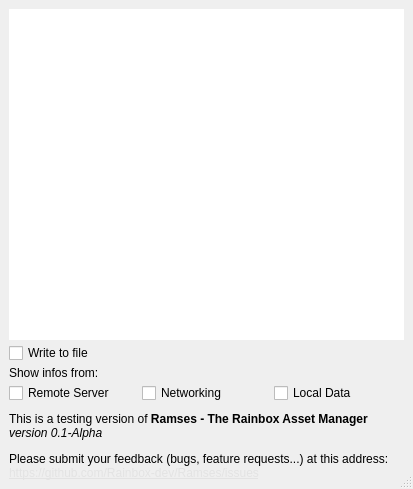
<?xml version="1.0" encoding="UTF-8"?>
<ui version="4.0">
 <class>HelpDialog</class>
 <widget class="QDialog" name="HelpDialog">
  <property name="geometry">
   <rect>
    <x>0</x>
    <y>0</y>
    <width>413</width>
    <height>489</height>
   </rect>
  </property>
  <property name="windowTitle">
   <string>Ramses Help</string>
  </property>
  <property name="sizeGripEnabled">
   <bool>true</bool>
  </property>
  <layout class="QVBoxLayout" name="verticalLayout_3">
   <property name="spacing">
    <number>9</number>
   </property>
   <property name="leftMargin">
    <number>9</number>
   </property>
   <property name="topMargin">
    <number>9</number>
   </property>
   <property name="rightMargin">
    <number>9</number>
   </property>
   <property name="bottomMargin">
    <number>9</number>
   </property>
   <item>
    <widget class="QStackedWidget" name="mainWidget">
     <property name="currentIndex">
      <number>1</number>
     </property>
     <widget class="QWidget" name="page">
      <layout class="QVBoxLayout" name="verticalLayout_2">
       <property name="spacing">
        <number>0</number>
       </property>
       <property name="leftMargin">
        <number>0</number>
       </property>
       <property name="topMargin">
        <number>0</number>
       </property>
       <property name="rightMargin">
        <number>0</number>
       </property>
       <property name="bottomMargin">
        <number>0</number>
       </property>
       <item>
        <widget class="QTabWidget" name="helpTabs">
         <property name="tabPosition">
          <enum>QTabWidget::West</enum>
         </property>
         <property name="currentIndex">
          <number>0</number>
         </property>
         <widget class="QWidget" name="tab">
          <attribute name="title">
           <string>Login</string>
          </attribute>
          <layout class="QVBoxLayout" name="verticalLayout_5">
           <property name="spacing">
            <number>0</number>
           </property>
           <property name="leftMargin">
            <number>0</number>
           </property>
           <property name="topMargin">
            <number>0</number>
           </property>
           <property name="rightMargin">
            <number>0</number>
           </property>
           <property name="bottomMargin">
            <number>0</number>
           </property>
           <item>
            <widget class="QTextBrowser" name="textBrowser_2">
             <property name="frameShape">
              <enum>QFrame::NoFrame</enum>
             </property>
             <property name="html">
              <string>&lt;!DOCTYPE HTML PUBLIC &quot;-//W3C//DTD HTML 4.0//EN&quot; &quot;http://www.w3.org/TR/REC-html40/strict.dtd&quot;&gt;
&lt;html&gt;&lt;head&gt;&lt;meta name=&quot;qrichtext&quot; content=&quot;1&quot; /&gt;&lt;style type=&quot;text/css&quot;&gt;
p, li { white-space: pre-wrap; }
&lt;/style&gt;&lt;/head&gt;&lt;body style=&quot; font-family:'MS Shell Dlg 2'; font-size:8.25pt; font-weight:400; font-style:normal;&quot;&gt;
&lt;p style=&quot; margin-top:0px; margin-bottom:0px; margin-left:0px; margin-right:0px; -qt-block-indent:0; text-indent:0px;&quot;&gt;&lt;span style=&quot; font-size:12pt; font-weight:600;&quot;&gt;Login&lt;/span&gt;&lt;/p&gt;
&lt;p style=&quot;-qt-paragraph-type:empty; margin-top:0px; margin-bottom:0px; margin-left:0px; margin-right:0px; -qt-block-indent:0; text-indent:0px; font-size:12pt; font-weight:600;&quot;&gt;&lt;br /&gt;&lt;/p&gt;
&lt;p style=&quot; margin-top:0px; margin-bottom:0px; margin-left:0px; margin-right:0px; -qt-block-indent:0; text-indent:0px;&quot;&gt;&lt;span style=&quot; font-size:8pt;&quot;&gt;Fill your username and your password in to log in.&lt;/span&gt;&lt;/p&gt;
&lt;p style=&quot;-qt-paragraph-type:empty; margin-top:0px; margin-bottom:0px; margin-left:0px; margin-right:0px; -qt-block-indent:0; text-indent:0px; font-size:8pt;&quot;&gt;&lt;br /&gt;&lt;/p&gt;
&lt;p style=&quot; margin-top:0px; margin-bottom:0px; margin-left:0px; margin-right:0px; -qt-block-indent:0; text-indent:0px;&quot;&gt;&lt;span style=&quot; font-size:8pt;&quot;&gt;If you forgot your password, ask for help from your Ramses administrator.&lt;/span&gt;&lt;/p&gt;
&lt;p style=&quot;-qt-paragraph-type:empty; margin-top:0px; margin-bottom:0px; margin-left:0px; margin-right:0px; -qt-block-indent:0; text-indent:0px; font-size:8pt;&quot;&gt;&lt;br /&gt;&lt;/p&gt;
&lt;p style=&quot; margin-top:0px; margin-bottom:0px; margin-left:0px; margin-right:0px; -qt-block-indent:0; text-indent:0px;&quot;&gt;&lt;span style=&quot; font-size:8pt;&quot;&gt;If you have trouble to log in, please check the  network settings in Ramses, and if everything is correct, check the network settings of your computer and make sure you have access to the Ramses server.&lt;/span&gt;&lt;/p&gt;&lt;/body&gt;&lt;/html&gt;</string>
             </property>
             <property name="openExternalLinks">
              <bool>true</bool>
             </property>
            </widget>
           </item>
          </layout>
         </widget>
         <widget class="QWidget" name="tab_2">
          <attribute name="title">
           <string>Settings</string>
          </attribute>
          <layout class="QVBoxLayout" name="verticalLayout_6">
           <property name="spacing">
            <number>0</number>
           </property>
           <property name="leftMargin">
            <number>0</number>
           </property>
           <property name="topMargin">
            <number>0</number>
           </property>
           <property name="rightMargin">
            <number>0</number>
           </property>
           <property name="bottomMargin">
            <number>0</number>
           </property>
           <item>
            <widget class="QTextBrowser" name="textBrowser_3">
             <property name="frameShape">
              <enum>QFrame::NoFrame</enum>
             </property>
             <property name="html">
              <string>&lt;!DOCTYPE HTML PUBLIC &quot;-//W3C//DTD HTML 4.0//EN&quot; &quot;http://www.w3.org/TR/REC-html40/strict.dtd&quot;&gt;
&lt;html&gt;&lt;head&gt;&lt;meta name=&quot;qrichtext&quot; content=&quot;1&quot; /&gt;&lt;style type=&quot;text/css&quot;&gt;
p, li { white-space: pre-wrap; }
&lt;/style&gt;&lt;/head&gt;&lt;body style=&quot; font-family:'MS Shell Dlg 2'; font-size:8.25pt; font-weight:400; font-style:normal;&quot;&gt;
&lt;p style=&quot; margin-top:0px; margin-bottom:0px; margin-left:0px; margin-right:0px; -qt-block-indent:0; text-indent:0px;&quot;&gt;&lt;span style=&quot; font-size:12pt; font-weight:600;&quot;&gt;Settings&lt;/span&gt;&lt;/p&gt;
&lt;p style=&quot;-qt-paragraph-type:empty; margin-top:0px; margin-bottom:0px; margin-left:0px; margin-right:0px; -qt-block-indent:0; text-indent:0px; font-size:12pt; font-weight:600;&quot;&gt;&lt;br /&gt;&lt;/p&gt;
&lt;p style=&quot; margin-top:0px; margin-bottom:0px; margin-left:0px; margin-right:0px; -qt-block-indent:0; text-indent:0px;&quot;&gt;&lt;span style=&quot; font-size:10pt; font-weight:600;&quot;&gt;Network&lt;/span&gt;&lt;/p&gt;
&lt;p style=&quot;-qt-paragraph-type:empty; margin-top:0px; margin-bottom:0px; margin-left:0px; margin-right:0px; -qt-block-indent:0; text-indent:0px; font-size:12pt; font-weight:600;&quot;&gt;&lt;br /&gt;&lt;/p&gt;
&lt;p style=&quot; margin-top:0px; margin-bottom:0px; margin-left:0px; margin-right:0px; -qt-block-indent:0; text-indent:0px;&quot;&gt;&lt;span style=&quot; font-size:8pt; font-style:italic;&quot;&gt;Server Address&lt;/span&gt;&lt;span style=&quot; font-size:8pt;&quot;&gt;: the http(s) address of the remote Ramses server. It can either be on your local network or on the internet.&lt;/span&gt;&lt;/p&gt;
&lt;p style=&quot; margin-top:0px; margin-bottom:0px; margin-left:0px; margin-right:0px; -qt-block-indent:0; text-indent:0px;&quot;&gt;&lt;span style=&quot; font-size:8pt;&quot;&gt;You can either usean IP ( 192.168.1.25/directory ) or a domain name ( rainboxprod.coop/ramses )&lt;/span&gt;&lt;/p&gt;
&lt;p style=&quot;-qt-paragraph-type:empty; margin-top:0px; margin-bottom:0px; margin-left:0px; margin-right:0px; -qt-block-indent:0; text-indent:0px; font-size:8pt;&quot;&gt;&lt;br /&gt;&lt;/p&gt;
&lt;p style=&quot; margin-top:0px; margin-bottom:0px; margin-left:0px; margin-right:0px; -qt-block-indent:0; text-indent:0px;&quot;&gt;&lt;span style=&quot; font-size:8pt; font-style:italic;&quot;&gt;Secure connexion (SSL)&lt;/span&gt;&lt;span style=&quot; font-size:8pt;&quot;&gt;: wether to use or not a secure connexion with SSL. You should ALWAYS use SSL to connect to a server on the internet.&lt;/span&gt;&lt;/p&gt;
&lt;p style=&quot;-qt-paragraph-type:empty; margin-top:0px; margin-bottom:0px; margin-left:0px; margin-right:0px; -qt-block-indent:0; text-indent:0px; font-size:8pt;&quot;&gt;&lt;br /&gt;&lt;/p&gt;
&lt;p style=&quot; margin-top:0px; margin-bottom:0px; margin-left:0px; margin-right:0px; -qt-block-indent:0; text-indent:0px;&quot;&gt;&lt;span style=&quot; font-size:8pt; font-style:italic;&quot;&gt;Update every XX minutes&lt;/span&gt;&lt;span style=&quot; font-size:8pt;&quot;&gt;: the frequency at which the informations are pulled from the remote server. Default is 10 minutes. &lt;/span&gt;&lt;span style=&quot; font-size:8pt; font-weight:600;&quot;&gt;This setting is not implemented yet and has absolutely no effect.&lt;/span&gt;&lt;/p&gt;
&lt;p style=&quot;-qt-paragraph-type:empty; margin-top:0px; margin-bottom:0px; margin-left:0px; margin-right:0px; -qt-block-indent:0; text-indent:0px; font-size:8pt;&quot;&gt;&lt;br /&gt;&lt;/p&gt;
&lt;p style=&quot; margin-top:0px; margin-bottom:0px; margin-left:0px; margin-right:0px; -qt-block-indent:0; text-indent:0px;&quot;&gt;&lt;span style=&quot; font-size:10pt; font-weight:600;&quot;&gt;Appearance&lt;/span&gt;&lt;/p&gt;
&lt;p style=&quot;-qt-paragraph-type:empty; margin-top:0px; margin-bottom:0px; margin-left:0px; margin-right:0px; -qt-block-indent:0; text-indent:0px; font-size:10pt; font-weight:600;&quot;&gt;&lt;br /&gt;&lt;/p&gt;
&lt;p style=&quot; margin-top:0px; margin-bottom:0px; margin-left:0px; margin-right:0px; -qt-block-indent:0; text-indent:0px;&quot;&gt;&lt;span style=&quot; font-size:8pt; font-style:italic;&quot;&gt;Reload CSS&lt;/span&gt;&lt;span style=&quot; font-size:8pt;&quot;&gt;: this is used for debugging and will be removed in the release version of Ramses. It reloads the CSS used to style the application, in case you make any change while the application is running.&lt;/span&gt;&lt;/p&gt;
&lt;p style=&quot; margin-top:0px; margin-bottom:0px; margin-left:0px; margin-right:0px; -qt-block-indent:0; text-indent:0px;&quot;&gt;&lt;span style=&quot; font-size:8pt;&quot;&gt;Instead of this button, there will be an option to load your own stylesheet, or use the native style of the OS.&lt;/span&gt;&lt;/p&gt;
&lt;p style=&quot;-qt-paragraph-type:empty; margin-top:0px; margin-bottom:0px; margin-left:0px; margin-right:0px; -qt-block-indent:0; text-indent:0px; font-size:8pt;&quot;&gt;&lt;br /&gt;&lt;/p&gt;
&lt;p style=&quot; margin-top:0px; margin-bottom:0px; margin-left:0px; margin-right:0px; -qt-block-indent:0; text-indent:0px;&quot;&gt;&lt;span style=&quot; font-size:10pt; font-weight:600;&quot;&gt;Security&lt;/span&gt;&lt;/p&gt;
&lt;p style=&quot;-qt-paragraph-type:empty; margin-top:0px; margin-bottom:0px; margin-left:0px; margin-right:0px; -qt-block-indent:0; text-indent:0px; font-size:10pt; font-weight:600;&quot;&gt;&lt;br /&gt;&lt;/p&gt;
&lt;p style=&quot; margin-top:0px; margin-bottom:0px; margin-left:0px; margin-right:0px; -qt-block-indent:0; text-indent:0px;&quot;&gt;&lt;span style=&quot; font-size:8pt; font-style:italic;&quot;&gt;Log out after XX minutes&lt;/span&gt;&lt;span style=&quot; font-size:8pt;&quot;&gt;: Setting not implemented yet, currently disabled. This will allow you to adjust the time after wich you are automatically logged out if you do not use Ramses.&lt;/span&gt;&lt;/p&gt;
&lt;p style=&quot; margin-top:0px; margin-bottom:0px; margin-left:0px; margin-right:0px; -qt-block-indent:0; text-indent:0px;&quot;&gt;&lt;span style=&quot; font-size:8pt;&quot;&gt;Note that the server will automatically disconnects you after 11 minutes of inactivity anyway.&lt;/span&gt;&lt;/p&gt;&lt;/body&gt;&lt;/html&gt;</string>
             </property>
             <property name="openExternalLinks">
              <bool>true</bool>
             </property>
            </widget>
           </item>
          </layout>
         </widget>
        </widget>
       </item>
      </layout>
     </widget>
     <widget class="QWidget" name="page_2">
      <layout class="QVBoxLayout" name="verticalLayout">
       <property name="spacing">
        <number>3</number>
       </property>
       <property name="leftMargin">
        <number>0</number>
       </property>
       <property name="topMargin">
        <number>0</number>
       </property>
       <property name="rightMargin">
        <number>0</number>
       </property>
       <property name="bottomMargin">
        <number>0</number>
       </property>
       <item>
        <widget class="QTextBrowser" name="debugText">
         <property name="frameShape">
          <enum>QFrame::NoFrame</enum>
         </property>
         <property name="acceptRichText">
          <bool>false</bool>
         </property>
        </widget>
       </item>
       <item>
        <widget class="QCheckBox" name="fileDebugButton">
         <property name="text">
          <string>Write to file</string>
         </property>
        </widget>
       </item>
       <item>
        <widget class="QLabel" name="label">
         <property name="text">
          <string>Show infos from:</string>
         </property>
        </widget>
       </item>
       <item>
        <layout class="QHBoxLayout" name="horizontalLayout">
         <property name="spacing">
          <number>3</number>
         </property>
         <property name="bottomMargin">
          <number>0</number>
         </property>
         <item>
          <widget class="QCheckBox" name="remoteDebugButton">
           <property name="text">
            <string>Remote Server</string>
           </property>
          </widget>
         </item>
         <item>
          <widget class="QCheckBox" name="networkDebugButton">
           <property name="text">
            <string>Networking</string>
           </property>
          </widget>
         </item>
         <item>
          <widget class="QCheckBox" name="localDebugButton">
           <property name="text">
            <string>Local Data</string>
           </property>
          </widget>
         </item>
        </layout>
       </item>
      </layout>
     </widget>
     <widget class="QWidget" name="page_3">
      <layout class="QVBoxLayout" name="verticalLayout_4">
       <property name="spacing">
        <number>0</number>
       </property>
       <property name="leftMargin">
        <number>0</number>
       </property>
       <property name="topMargin">
        <number>0</number>
       </property>
       <property name="rightMargin">
        <number>0</number>
       </property>
       <property name="bottomMargin">
        <number>0</number>
       </property>
       <item>
        <widget class="QTextBrowser" name="releaseAboutText">
         <property name="frameShape">
          <enum>QFrame::NoFrame</enum>
         </property>
         <property name="readOnly">
          <bool>true</bool>
         </property>
         <property name="html">
          <string>&lt;!DOCTYPE HTML PUBLIC &quot;-//W3C//DTD HTML 4.0//EN&quot; &quot;http://www.w3.org/TR/REC-html40/strict.dtd&quot;&gt;
&lt;html&gt;&lt;head&gt;&lt;meta name=&quot;qrichtext&quot; content=&quot;1&quot; /&gt;&lt;style type=&quot;text/css&quot;&gt;
p, li { white-space: pre-wrap; }
&lt;/style&gt;&lt;/head&gt;&lt;body style=&quot; font-family:'MS Shell Dlg 2'; font-size:8.25pt; font-weight:400; font-style:normal;&quot;&gt;
&lt;p style=&quot; margin-top:12px; margin-bottom:12px; margin-left:0px; margin-right:0px; -qt-block-indent:0; text-indent:0px;&quot;&gt;&lt;span style=&quot; font-size:12pt; font-weight:600;&quot;&gt;Ramses&lt;/span&gt;&lt;span style=&quot; font-size:8pt;&quot;&gt;&lt;br /&gt;&lt;/span&gt;&lt;span style=&quot; font-size:10pt;&quot;&gt;The Rainbox Asset Manager&lt;/span&gt;&lt;span style=&quot; font-size:8pt;&quot;&gt;&lt;br /&gt;&lt;/span&gt;&lt;span style=&quot; font-size:8pt; font-style:italic;&quot;&gt;verion 0.1-Alpha&lt;/span&gt;&lt;/p&gt;
&lt;p style=&quot; margin-top:12px; margin-bottom:12px; margin-left:0px; margin-right:0px; -qt-block-indent:0; text-indent:0px;&quot;&gt;&lt;span style=&quot; font-size:8pt;&quot;&gt;© 2017 Rainbox Productions and Nicolas Dufresne&lt;/span&gt;&lt;/p&gt;
&lt;p style=&quot; margin-top:12px; margin-bottom:12px; margin-left:0px; margin-right:0px; -qt-block-indent:0; text-indent:0px;&quot;&gt;More informations are available on the Rainbox website:&lt;br /&gt;&lt;a href=&quot;https://rainboxprod.coop&quot;&gt;&lt;span style=&quot; font-size:8pt; text-decoration: underline; color:#e3e3e3;&quot;&gt;https://rainboxprod.coop&lt;/span&gt;&lt;/a&gt;&lt;/p&gt;
&lt;p style=&quot; margin-top:12px; margin-bottom:12px; margin-left:0px; margin-right:0px; -qt-block-indent:0; text-indent:0px;&quot;&gt;&lt;span style=&quot; font-size:8pt;&quot;&gt;You can submit your ideas, bug reports, feature request there:&lt;br /&gt;&lt;/span&gt;&lt;a href=&quot;https://github.com/Rainbox-dev/Ramses/issues&quot;&gt;&lt;span style=&quot; font-size:8pt; text-decoration: underline; color:#e3e3e3;&quot;&gt;https://github.com/Rainbox-dev/Ramses/issues&lt;/span&gt;&lt;/a&gt;&lt;/p&gt;
&lt;p style=&quot; margin-top:12px; margin-bottom:12px; margin-left:0px; margin-right:0px; -qt-block-indent:0; text-indent:0px;&quot;&gt;&lt;span style=&quot; font-size:8pt; font-weight:600;&quot;&gt;TESTING&lt;/span&gt;&lt;/p&gt;
&lt;p style=&quot; margin-top:12px; margin-bottom:12px; margin-left:0px; margin-right:0px; -qt-block-indent:0; text-indent:0px;&quot;&gt;&lt;span style=&quot; font-size:8pt;&quot;&gt;This version of Ramses has been built for testing purposes only. It should not be used under a production environment as it may (or may not) have many bugs. If you need a release version suitable for production, go to &lt;/span&gt;&lt;a href=&quot;https://rainboxprod.coop&quot;&gt;&lt;span style=&quot; font-size:8pt; text-decoration: underline; color:#e3e3e3;&quot;&gt;https://rainboxprod.coop&lt;/span&gt;&lt;/a&gt;&lt;span style=&quot; font-size:8pt;&quot;&gt; to find more informations.&lt;/span&gt;&lt;/p&gt;
&lt;p style=&quot; margin-top:12px; margin-bottom:12px; margin-left:0px; margin-right:0px; -qt-block-indent:0; text-indent:0px;&quot;&gt;&lt;span style=&quot; font-size:8pt;&quot;&gt;If you're using it for production anyway, it's your responsibility if it's raising global warming, killing bears and penguins or if it starts World War III. Be warned.&lt;/span&gt;&lt;/p&gt;
&lt;p style=&quot; margin-top:12px; margin-bottom:12px; margin-left:0px; margin-right:0px; -qt-block-indent:0; text-indent:0px;&quot;&gt;&lt;span style=&quot; font-size:8pt; font-weight:600;&quot;&gt;CREDITS&lt;/span&gt;&lt;/p&gt;
&lt;p style=&quot; margin-top:12px; margin-bottom:12px; margin-left:0px; margin-right:0px; -qt-block-indent:0; text-indent:0px;&quot;&gt;&lt;span style=&quot; font-size:8pt;&quot;&gt;This program was developped by Nicolas Dufresne using &lt;/span&gt;&lt;a href=&quot;https://www.qt.io&quot;&gt;&lt;span style=&quot; font-size:8pt; text-decoration: underline; color:#e3e3e3;&quot;&gt;Qt&lt;/span&gt;&lt;/a&gt;&lt;span style=&quot; font-size:8pt;&quot;&gt;,  &lt;/span&gt;&lt;a href=&quot;http://atom.io&quot;&gt;&lt;span style=&quot; font-size:8pt; text-decoration: underline; color:#e3e3e3;&quot;&gt;Atom&lt;/span&gt;&lt;/a&gt;&lt;span style=&quot; font-size:8pt;&quot;&gt; and &lt;/span&gt;&lt;a href=&quot;http://www.wampserver.com&quot;&gt;&lt;span style=&quot; font-size:8pt; text-decoration: underline; color:#e3e3e3;&quot;&gt;WampServer&lt;/span&gt;&lt;/a&gt;&lt;span style=&quot; font-size:8pt;&quot;&gt; which are all free softwares licensed under the GPL.&lt;/span&gt;&lt;/p&gt;
&lt;p style=&quot; margin-top:12px; margin-bottom:12px; margin-left:0px; margin-right:0px; -qt-block-indent:0; text-indent:0px;&quot;&gt;&lt;span style=&quot; font-size:8pt; font-weight:600;&quot;&gt;LICENSE&lt;/span&gt;&lt;/p&gt;
&lt;p style=&quot; margin-top:12px; margin-bottom:12px; margin-left:0px; margin-right:0px; -qt-block-indent:0; text-indent:0px;&quot;&gt;&lt;span style=&quot; font-size:8pt;&quot;&gt;This program is free software: you can redistribute it and/or modify it under the terms of the GNU General Public License as published by the Free Software Foundation, either version 3 of the License, or (at your option) any later version.&lt;/span&gt;&lt;/p&gt;
&lt;p style=&quot; margin-top:12px; margin-bottom:12px; margin-left:0px; margin-right:0px; -qt-block-indent:0; text-indent:0px;&quot;&gt;&lt;span style=&quot; font-size:8pt;&quot;&gt;Ramses is distributed in the hope that it will be useful, but WITHOUT ANY WARRANTY; without even the implied warranty of MERCHANTABILITY or FITNESS FOR A PARTICULAR PURPOSE. See the GNU General Public License for more details.&lt;/span&gt;&lt;/p&gt;
&lt;p style=&quot; margin-top:12px; margin-bottom:12px; margin-left:0px; margin-right:0px; -qt-block-indent:0; text-indent:0px;&quot;&gt;&lt;span style=&quot; font-size:8pt;&quot;&gt;You should have received a copy of the GNU General Public License along with Ramses. If not, see &lt;/span&gt;&lt;a href=&quot;http://www.gnu.org/licenses/&quot;&gt;&lt;span style=&quot; font-size:8pt; text-decoration: underline; color:#e3e3e3;&quot;&gt;http://www.gnu.org/licenses/&lt;/span&gt;&lt;/a&gt;&lt;span style=&quot; font-size:8pt;&quot;&gt;.&lt;/span&gt;&lt;/p&gt;&lt;/body&gt;&lt;/html&gt;</string>
         </property>
         <property name="acceptRichText">
          <bool>true</bool>
         </property>
         <property name="openExternalLinks">
          <bool>true</bool>
         </property>
        </widget>
       </item>
      </layout>
     </widget>
    </widget>
   </item>
   <item>
    <widget class="QLabel" name="versionLabel">
     <property name="text">
      <string>&lt;html&gt;&lt;head/&gt;&lt;body&gt;&lt;p&gt;This is a testing version of &lt;span style=&quot; font-weight:600;&quot;&gt;Ramses - The Rainbox Asset Manager&lt;br/&gt;&lt;/span&gt;&lt;span style=&quot; font-style:italic;&quot;&gt;version 0.1-Alpha&lt;/span&gt;&lt;/p&gt;&lt;p&gt;Please submit your feedback (bugs, feature requests...) at this address:&lt;br/&gt;&lt;a href=&quot;https://github.com/Rainbox-dev/Ramses/issues&quot;&gt;&lt;span style=&quot; text-decoration: underline; color:#e3e3e3;&quot;&gt;https://github.com/Rainbox-dev/Ramses/issues&lt;/span&gt;&lt;/a&gt;&lt;/p&gt;&lt;/body&gt;&lt;/html&gt;</string>
     </property>
     <property name="textFormat">
      <enum>Qt::RichText</enum>
     </property>
     <property name="openExternalLinks">
      <bool>true</bool>
     </property>
    </widget>
   </item>
  </layout>
  <action name="actionAbout">
   <property name="checkable">
    <bool>true</bool>
   </property>
   <property name="icon">
    <iconset resource="resources.qrc">
     <normaloff>:/icons/icons/info.png</normaloff>:/icons/icons/info.png</iconset>
   </property>
   <property name="text">
    <string>About</string>
   </property>
  </action>
  <action name="actionDebug">
   <property name="checkable">
    <bool>true</bool>
   </property>
   <property name="icon">
    <iconset resource="resources.qrc">
     <normaloff>:/icons/icons/bug.png</normaloff>:/icons/icons/bug.png</iconset>
   </property>
   <property name="text">
    <string>Debug Info</string>
   </property>
  </action>
  <action name="actionHelp">
   <property name="checkable">
    <bool>true</bool>
   </property>
   <property name="icon">
    <iconset resource="resources.qrc">
     <normaloff>:/icons/icons/question.png</normaloff>:/icons/icons/question.png</iconset>
   </property>
   <property name="text">
    <string>Help</string>
   </property>
  </action>
 </widget>
 <resources>
  <include location="resources.qrc"/>
 </resources>
 <connections/>
</ui>
